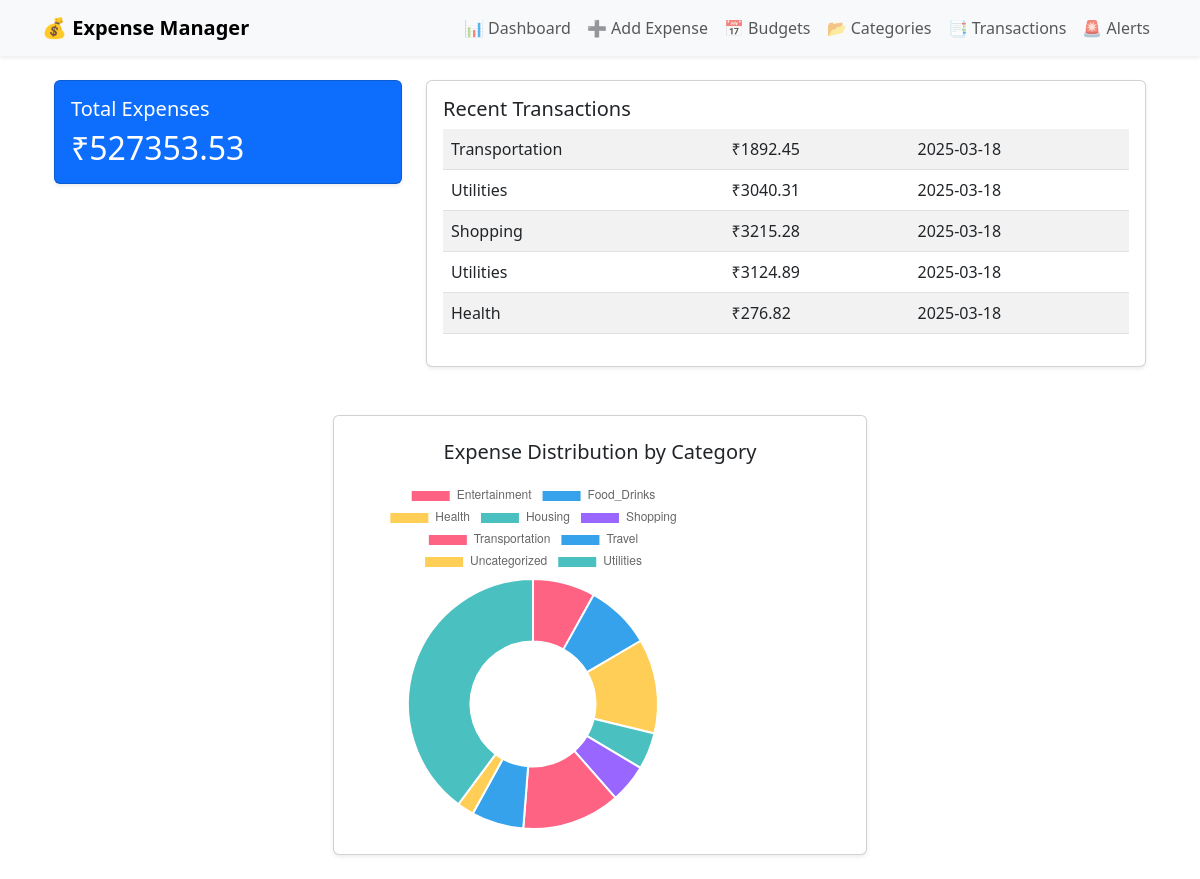
Page /dashboard on the earlier database version.
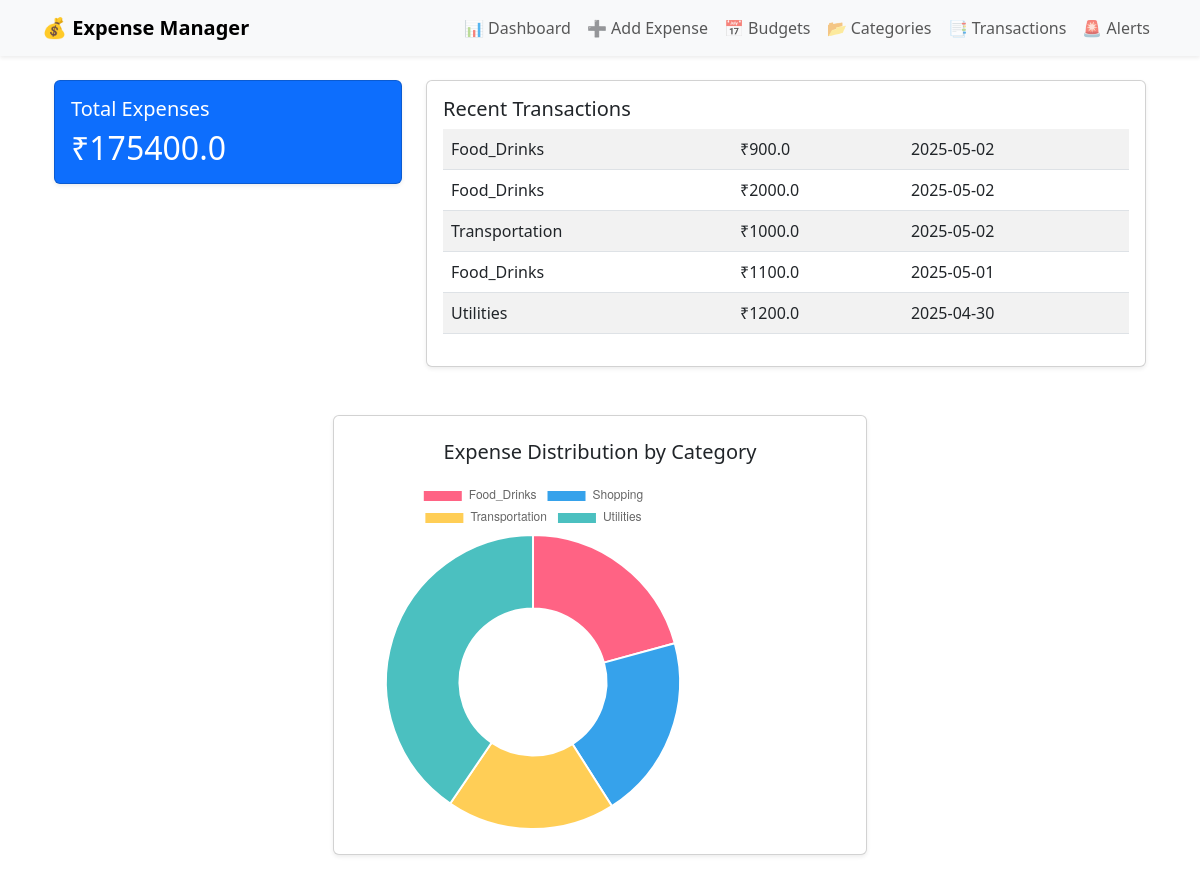
Same page on the later database version.
### tables this page shows
CREATE TABLE expenses (
            id INTEGER PRIMARY KEY AUTOINCREMENT,
            description TEXT NOT NULL,
            category TEXT NOT NULL,
            price REAL NOT NULL,
            timestamp TEXT DEFAULT CURRENT_TIMESTAMP
        );

### app.py (the view)
@app.route('/dashboard')
def dashboard():
    db = get_db()
    cursor = db.cursor()
    cursor.execute("SELECT SUM(price) FROM expenses")
    total_expense = cursor.fetchone()[0] or 0
    cursor.execute("SELECT * FROM expenses ORDER BY timestamp DESC LIMIT 5")
    recent_transactions = cursor.fetchall()
    cursor.execute("SELECT category, SUM(price) FROM expenses GROUP BY category")
    category_totals = cursor.fetchall()
    return render_template('dashboard.html',
                           total_expense=total_expense,
                           recent_transactions=recent_transactions,
                           category_totals=category_totals)

### app.py (called while the page is built)
def get_db():
    if 'db' not in g:
        g.db = sqlite3.connect('expenses.db')
        g.db.row_factory = sqlite3.Row
    return g.db

### templates/dashboard.html (shortened to what this page needs)
{% extends "base.html" %}
{% block content %}
<div class="container my-4">
    <div class="row g-4">
        <div class="col-md-4">
            <div class="card text-white bg-primary shadow-sm">
                <div class="card-body">
                    <h5 class="card-title">Total Expenses</h5>
                    <h2 class="card-text">₹{{ total_expense|default(0)|round(2) }}</h2>
                </div>
            </div>
        </div>
        <div class="col-md-8">
            <div class="card shadow-sm">
                <div class="card-body">
                    <h5 class="card-title">Recent Transactions</h5>
                    <div class="table-responsive">
                        <table class="table table-striped table-hover">
                            {% for t in recent_transactions %}
                            <tr>
                                <td>{{ t[2] }}</td>
                                <td>₹{{ t[3] }}</td>
                                <td>{{ t[4][:10] }}</td>
                            </tr>
                            {% endfor %}
                        </table>
                    </div>
                </div>
            </div>
        </div>
    </div>
    <div class="row justify-content-center mt-5">
        <div class="col-md-6 text-center">
            <div class="card shadow-sm p-4">
                <h5 class="mb-3">Expense Distribution by Category</h5>
                <canvas id="categoryChart" width="350" height="350"></canvas>
            </div>
        </div>
    </div>
</div>
{% endblock %}
{% block scripts %}
<script>
    const labels = {{ category_totals|map(attribute='0')|list|tojson }};
    const dataValues = {{ category_totals|map(attribute='1')|list|tojson }};
    const total = dataValues.reduce((sum, val) => sum + val, 0);
    const ctx = document.getElementById('categoryChart').getContext('2d');
    new Chart(ctx, {
        type: 'doughnut',
        data: {
            labels: labels,
            datasets: [{
                data: dataValues,
                backgroundColor: ['#ff6384', '#36a2eb', '#ffce56', '#4bc0c0', '#9966ff']
            }]
        },
        options: {
            responsive: false,
            maintainAspectRatio: false,
            plugins: {
                tooltip: {
                    callbacks: {
                        label: function(context) {
                            const value = context.raw;
                            const percentage = ((value / total) * 100).toFixed(1);
                            return `${context.label}: ${percentage}%`;
                        }
                    }
                }
            }
        }
    });
</script>
{% endblock %}

### templates/base.html (shortened to what this page needs)
<!DOCTYPE html>
<html lang="en">
<head>
    <link href="https://cdn.jsdelivr.net/npm/bootstrap@5.3.0/dist/css/bootstrap.min.css" rel="stylesheet">
    <link rel="stylesheet" href="https://cdn.jsdelivr.net/npm/bootstrap-icons@1.7.2/font/bootstrap-icons.css">
</head>
<body>
    <nav class="navbar navbar-expand-lg navbar-light bg-light shadow-sm mb-4">
        <div class="container">
            <a class="navbar-brand" href="/">💰 Expense Manager</a>
            <div class="collapse navbar-collapse" id="navbarNav">
                <ul class="navbar-nav ms-auto">
                    <li class="nav-item"><a class="nav-link" href="/dashboard">📊 Dashboard</a></li>
                    <li class="nav-item"><a class="nav-link" href="/add_expense">➕ Add Expense</a></li>
                    <li class="nav-item"><a class="nav-link" href="/set_budget">📅 Budgets</a></li>
                    <li class="nav-item"><a class="nav-link" href="/category_summary">📂 Categories</a></li>
                    <li class="nav-item"><a class="nav-link" href="/detailed_transactions">📑 Transactions</a></li>
                    <li class="nav-item"><a class="nav-link" href="/alerts">🚨 Alerts</a></li>
                </ul>
            </div>
        </div>
    </nav>
    <div class="container">
        {% block content %}{% endblock %}
    </div>
    {% block scripts %}{% endblock %}
</body>
</html>

### templates/base.html (style rules this page uses)
.navbar-brand { font-weight: 700; }

Differences in the rows shown:
removed expenses: category "Utilities", price "3040.31", timestamp "2025-03-18"
removed expenses: category "Shopping", price "3215.28", timestamp "2025-03-18"
no longer on this page (row edited): expenses: category "Utilities", price "3124.89", timestamp "2025-03-18"
no longer on this page (row edited): expenses: category "Health", price "276.82", timestamp "2025-03-18"
now on this page (row edited): expenses: category "Food_Drinks", price "900.0", timestamp "2025-05-02"
now on this page (row edited): expenses: category "Food_Drinks", price "2000.0", timestamp "2025-05-02"
changed expenses "Transportation": price "1892.45" → "1000.0"; timestamp "2025-03-18" → "2025-05-02"
added expenses: category "Food_Drinks", price "1100.0", timestamp "2025-05-01"
added expenses: category "Utilities", price "1200.0", timestamp "2025-04-30"
Other differences:
{{ total_expense|default(0)|round(2) }}: "527353.53" → "175400.0"
chart data {{ category_totals|map(attribute='0')|list|tojson }}: ["Entertainment", "Food_Drinks", "Health", "Housing", "Shopping", "Transportation", "Travel", "Uncategorized", "Utilities"] → ["Food_Drinks", "Shopping", "Transportation", "Utilities"]
chart data {{ category_totals|map(attribute='1')|list|tojson }}: [42621.21, 44692.93, 64570.47, 25005.6, 26269.04, 67080.75, 35634.66, 11510.02, 209968.85] → [36400.0, 35500.0, 32500.0, 71000.0]
